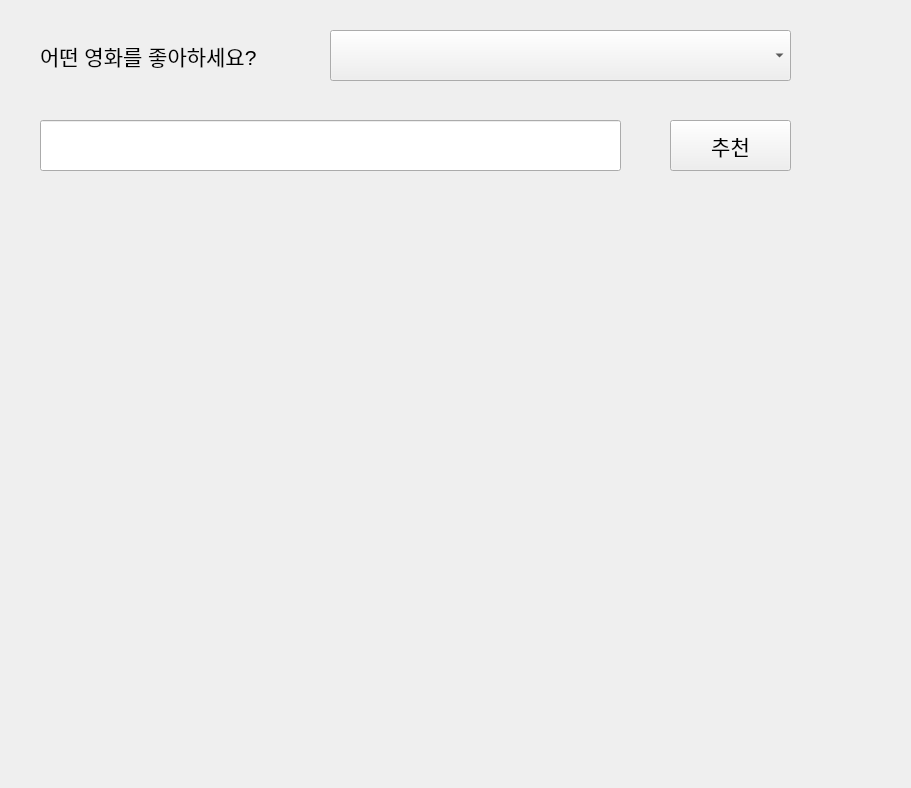
<?xml version="1.0" encoding="UTF-8"?>
<ui version="4.0">
 <class>Form</class>
 <widget class="QWidget" name="Form">
  <property name="geometry">
   <rect>
    <x>0</x>
    <y>0</y>
    <width>911</width>
    <height>788</height>
   </rect>
  </property>
  <property name="windowTitle">
   <string>Form</string>
  </property>
  <widget class="QLabel" name="label">
   <property name="geometry">
    <rect>
     <x>40</x>
     <y>30</y>
     <width>291</width>
     <height>51</height>
    </rect>
   </property>
   <property name="font">
    <font>
     <pointsize>16</pointsize>
    </font>
   </property>
   <property name="text">
    <string>어떤 영화를 좋아하세요?</string>
   </property>
  </widget>
  <widget class="QComboBox" name="combo_box">
   <property name="geometry">
    <rect>
     <x>330</x>
     <y>30</y>
     <width>461</width>
     <height>51</height>
    </rect>
   </property>
  </widget>
  <widget class="QLineEdit" name="line_edit">
   <property name="geometry">
    <rect>
     <x>40</x>
     <y>120</y>
     <width>581</width>
     <height>51</height>
    </rect>
   </property>
   <property name="font">
    <font>
     <pointsize>16</pointsize>
    </font>
   </property>
  </widget>
  <widget class="QPushButton" name="btn_recommend">
   <property name="geometry">
    <rect>
     <x>670</x>
     <y>120</y>
     <width>121</width>
     <height>51</height>
    </rect>
   </property>
   <property name="font">
    <font>
     <pointsize>16</pointsize>
    </font>
   </property>
   <property name="text">
    <string>추천</string>
   </property>
  </widget>
  <widget class="QLabel" name="lbl_recommend">
   <property name="geometry">
    <rect>
     <x>30</x>
     <y>210</y>
     <width>761</width>
     <height>491</height>
    </rect>
   </property>
   <property name="font">
    <font>
     <pointsize>16</pointsize>
    </font>
   </property>
   <property name="text">
    <string/>
   </property>
  </widget>
 </widget>
 <resources/>
 <connections/>
</ui>
